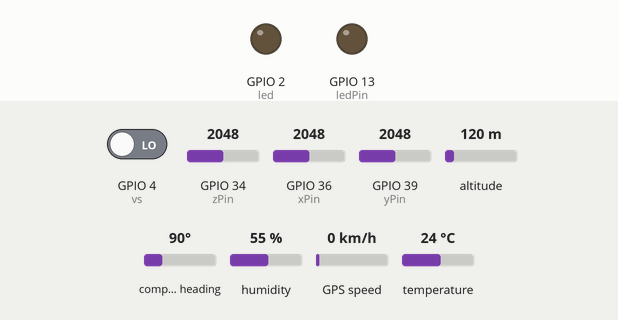
The sketch below on a simulated ESP32. Parts: output pins drawn as LEDs (lit = HIGH). Inputs (shaded band) come from the test bench; at power-on: GPIO 34 (zPin) = 2048, GPIO 4 (vs) LOW, GPIO 36 (xPin) = 2048, GPIO 39 (yPin) = 2048, altitude 120 m, compass heading 90°, humidity 55 %, GPS speed 0 km/h, temperature 24 °C. WiFi joins after 1.5 s; servers stay silent unless stated; uploads are accepted with an empty reply; the GPS gets a fix after 3 s at 37.7749, -122.4194 with 8 satellites; what the sketch prints to the serial monitor is not drawn.

Above: at 2.8 s.
2.9 s: GPIO 34 (zPin) set to 1909
6.7 s: GPIO 34 (zPin) set to 1775
At 7.6 s:
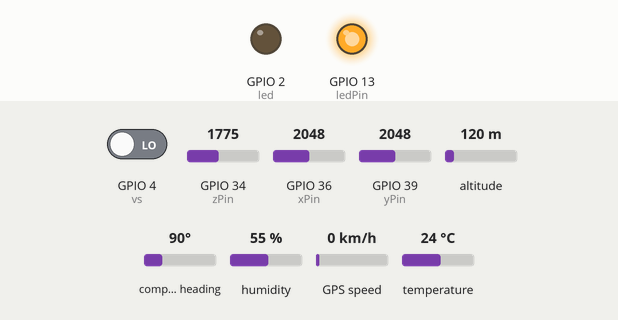
Timing chart, 0 to 9.7 s (numbered marks = the images above; inputs shaded):
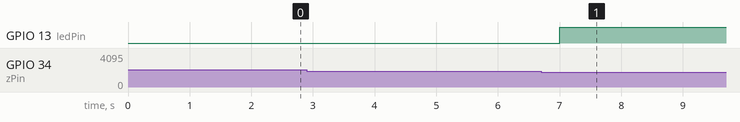

The sketch:

sketch_feb28b.ino
```cpp
#include <Wire.h>
#include <Adafruit_Sensor.h>
#include <Adafruit_BME280.h>
#include <TinyGPSPlus.h>
#include <ArduinoJson.h>
#include <HTTPClient.h>

const char* ssid = "arc";
const char* password = "arc20242025";
const char* serverIP = "192.168.43.137"; // Update with ESP32 #3's IP

#define xPin 36
#define yPin 39
#define zPin 34
#define ledPin 13
int led = 2;
int vs = 4;
#define RX_PIN 17
#define TX_PIN 16
#define SEALEVELPRESSURE_HPA (1013.25)

Adafruit_BME280 bme;
TinyGPSPlus gps;
HardwareSerial gpsSerial(2);

const int samples = 10;
const int fallThreshold = 200;
const int numCalibrationSamples = 100;

int xOffset = 0, yOffset = 0, zOffset = 0;

unsigned long previousMillis = 0;
const long interval = 2000;

void calibrateSensor();
bool isTreeFalling(int x, int y, int z);

void setup() {
  Serial.begin(115200);
  while (!Serial) delay(100);

  WiFi.begin(ssid, password);
  while (WiFi.status() != WL_CONNECTED) {
    delay(500);
    Serial.print(".");
  }
  Serial.println("\nConnected to WiFi");

  pinMode(led, OUTPUT);
  pinMode(vs, INPUT);
  pinMode(ledPin, OUTPUT);
  digitalWrite(ledPin, LOW);
  digitalWrite(led, LOW);

  if (!bme.begin(0x76)) {
    Serial.println("BME280 failed!");
    while (1) delay(10);
  }

  gpsSerial.begin(9600, SERIAL_8N1, RX_PIN, TX_PIN);
  calibrateSensor();
}

void loop() {
  unsigned long currentMillis = millis();
  if (currentMillis - previousMillis >= interval) {
    previousMillis = currentMillis;

    long measurement = pulseIn(vs, HIGH);
    float frequency = (measurement > 0) ? 1000000.0 / measurement : 0.0;
    if (frequency >= 500 && frequency <= 1500) {
      digitalWrite(led, HIGH);
    } else {
      digitalWrite(led, LOW);
    }

    int xRaw = 0, yRaw = 0, zRaw = 0;
    for (int i = 0; i < samples; i++) {
      xRaw += analogRead(xPin);
      yRaw += analogRead(yPin);
      zRaw += analogRead(zPin);
      taskYIELD();
    }
    xRaw /= samples; yRaw /= samples; zRaw /= samples;
    int xZeroed = xRaw - xOffset;
    int yZeroed = yRaw - yOffset;
    int zZeroed = zRaw - zOffset;

    if (isTreeFalling(xZeroed, yZeroed, zZeroed)) {
      digitalWrite(ledPin, HIGH);
    } else {
      digitalWrite(ledPin, LOW);
    }

    float temperature = bme.readTemperature();
    float humidity = bme.readHumidity();

    double latitude = 0.0, longitude = 0.0;
    String timestamp = "";
    int gpsIterations = 0;
    while (gpsSerial.available() > 0 && gpsIterations < 100) {
      if (gps.encode(gpsSerial.read())) {
        if (gps.location.isValid()) {
          latitude = gps.location.lat();
          longitude = gps.location.lng();
        }
        if (gps.time.isValid()) {
          char timeStr[9];
          sprintf(timeStr, "%02d:%02d:%02d", gps.time.hour(), gps.time.minute(), gps.time.second());
          timestamp = String(timeStr);
        }
      }
      gpsIterations++;
      taskYIELD();
    }

    if (WiFi.status() == WL_CONNECTED) {
      HTTPClient http;
      http.begin(String("http://") + serverIP + "/update");
      http.addHeader("Content-Type", "application/json");

      StaticJsonDocument<512> doc;
      doc["id"] = "ESP32_1"; // Unique ID for this client
      doc["temperature"] = temperature;
      doc["humidity"] = humidity;
      doc["accelerometer"]["x"] = xZeroed;
      doc["accelerometer"]["y"] = yZeroed;
      doc["accelerometer"]["z"] = zZeroed;
      doc["vibration_frequency"] = frequency;
      doc["gps"]["latitude"] = latitude;
      doc["gps"]["longitude"] = longitude;
      doc["timestamp"] = timestamp;

      String jsonString;
      serializeJson(doc, jsonString);

      int httpCode = http.POST(jsonString);
      if (httpCode > 0) {
        Serial.println("Data sent: " + String(httpCode));
      } else {
        Serial.println("Error: " + http.errorToString(httpCode));
      }
      http.end();
    }
  }
}

bool isTreeFalling(int x, int y, int z) {
  float magnitude = sqrt(x * x + y * y + z * z);
  return (magnitude > fallThreshold);
}

void calibrateSensor() {
  long xSum = 0, ySum = 0, zSum = 0;
  for (int i = 0; i < numCalibrationSamples; i++) {
    xSum += analogRead(xPin);
    ySum += analogRead(yPin);
    zSum += analogRead(zPin);
    delay(1);
    taskYIELD();
  }
  xOffset = xSum / numCalibrationSamples;
  yOffset = ySum / numCalibrationSamples;
  zOffset = zSum / numCalibrationSamples;
}
```

Measured:
- the behaviour switches between 1848 and 1847 on GPIO 34 (zPin) (found by bisection; images 0 and 1)
- after the input at 2.9 s, every drawn part: stays the same
- after the input at 6.7 s, GPIO 13 (ledPin): LOW → HIGH after 0.30 s
